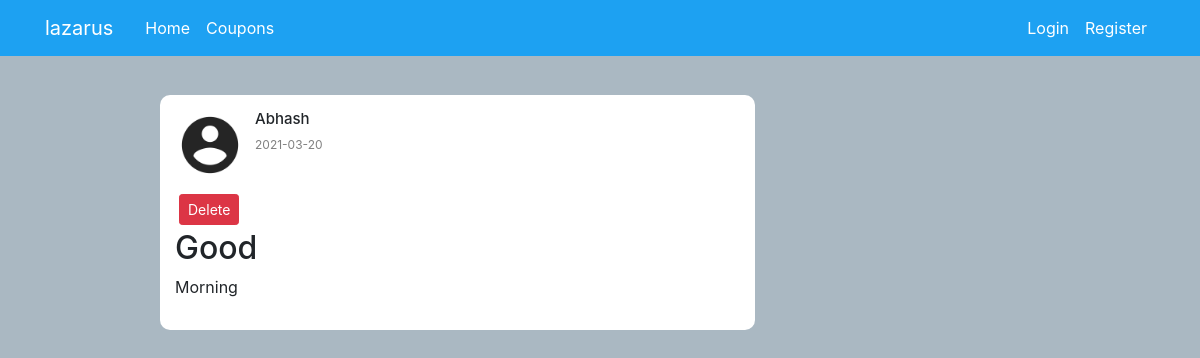
The page /post/2 on the database as committed earlier.
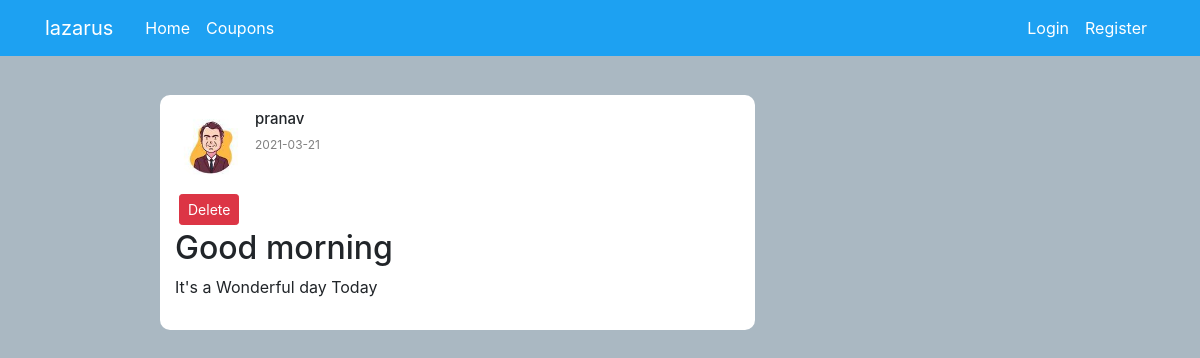
The same page on the database as committed later.
### appmain/models.py (models this page shows, shortened)
class User(db.Model, UserMixin):
    id = db.Column(db.Integer, primary_key=True)
    username = db.Column(db.String(20), unique=True, nullable=False)
    email = db.Column(db.String(120), unique=True, nullable=False)
    image_file = db.Column(db.String(20), nullable=False, default='default.jpg')
    password = db.Column(db.String(60), nullable=False)
    posts = db.relationship('Post', backref='author', lazy=True)
    token_count=db.Column(db.Integer,nullable=False,default=0)
    flag_count=db.Column(db.Integer,nullable=False,default=0)

class Post(db.Model):
    id = db.Column(db.Integer, primary_key=True)
    title = db.Column(db.String(100), nullable=False)
    content = db.Column(db.Text, nullable=False)
    date_posted = db.Column(db.DateTime, nullable=False, default=datetime.utcnow)
    user_id = db.Column(db.Integer, db.ForeignKey('user.id'), nullable=False)

### appmain/routes.py (the view)
@app.route("/post/<int:post_id>")
def post(post_id):
    post = Post.query.get_or_404(post_id)
    return render_template('post.html', title=post.title, post=post)

### appmain/templates/post.html (shortened to what this page needs)
{% extends "layout.html" %}
{% block content %}
<div class="row">
  <div class="col-md-1"></div>
  <div class="col-md-7 mt-5">
<div class="feed">
<div class="post">
    <div class="post_header">
      <img class="rounded-circle article-img" src="{{ url_for('static',filename='profile/' + post.author.image_file)}}"
  <img class="fas fa-user "></img>
  <div class="post_info">
    <h2>{{post.author.username}}</h2>
    <p>{{post.date_posted.strftime('%Y-%m-%d')}}</p>
  </div>
  </div>
  <button type="button" class="btn btn-danger btn-sm m-1" data-toggle="modal" data-target="#deleteModal">Delete</button>
    <div class="post_body">
        <h2>{{ post.title }}</h2>
  <p>{{post.content}}</p>
  </div>
  </div>
</div>
</div>
</div>
  {% endblock content %}

Rows that differ between the two databases and show on the page:
no longer on this page (row edited): User: image_file (placeholder picture), author.username "Abhash"
now on this page (row edited): User: image_file (picture), author.username "pranav"
changed Post: date_posted "2021-03-20" → "2021-03-21"; title "Good" → "Good morning"; content "Morning" → "It's a Wonderful day Today"
